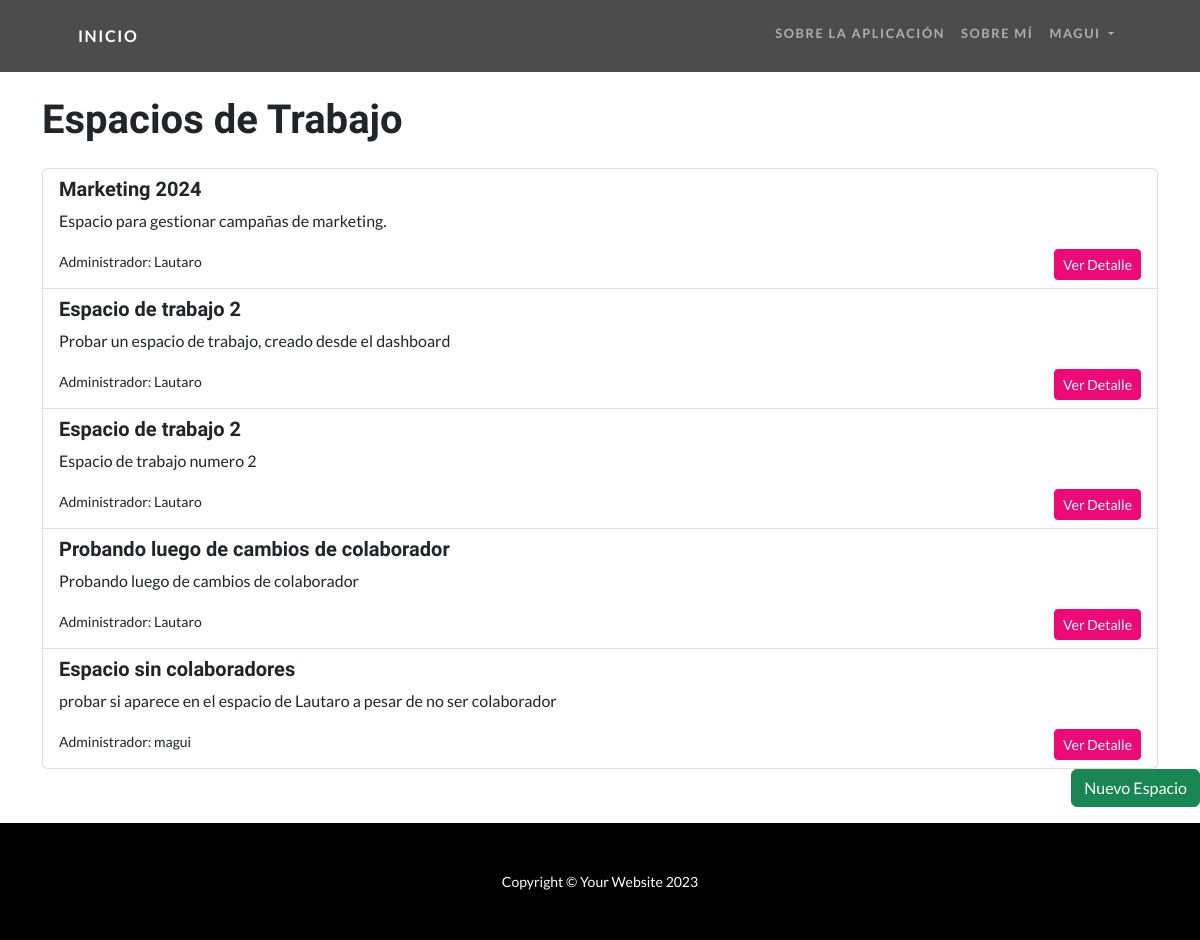
Page /dashboard/ (signed in) on the committed database.
### App/models.py (models this page shows, shortened)
class EspacioTrabajo(models.Model):
    nombre = models.CharField(max_length=100, verbose_name="Nombre del Espacio")
    descripcion = models.TextField(blank=True, null=True, verbose_name="Descripción")
    administrador = models.ForeignKey(User, on_delete=models.CASCADE, related_name='espacios_administrados')
    colaboradores = models.ManyToManyField(User, related_name='espacios_colaborados', blank=True)

### App/views.py (the view)
# urls.py: path('dashboard/', DashboardView.as_view(), name='dashboard'),
class DashboardView(LoginRequiredMixin, ListView):
    model = EspacioTrabajo
    template_name = "app/dashboard.html"
    context_object_name = "espacios"
    def get_queryset(self):
        usuario = self.request.user
        return EspacioTrabajo.objects.filter(
            Q(administrador=usuario) | Q(colaboradores=usuario)
        ).distinct()

### App/templates/App/dashboard.html (shortened to what this page needs)
{% extends 'App/base.html' %}
{% block main %}
<div class="container mt-5 pt-5">
    <h1 class="mb-4">Espacios de Trabajo</h1>
    <ul class="list-group">
        {% for espacio in espacios %}
        <li class="list-group-item">
            <h5>{{ espacio.nombre }}</h5>
            <p>{{ espacio.descripcion }}</p>
            <small>Administrador: {{ espacio.administrador.username }}</small>
            <a href="{% url 'espacio_detalle' espacio.id %}" class="btn btn-primary btn-sm float-end">Ver Detalle</a>
        </li>
        {% endfor %}
    </ul>
</div>
<div class="text-end mb-3">
    <a href="{% url 'crear_espacio' %}" class="btn btn-success">Nuevo Espacio</a>
</div>
{% endblock main %}

### App/templates/App/base.html (shortened to what this page needs)
<!DOCTYPE html>
{% load static %}
<html lang="en">
    <head>
        <link href="{% static 'App/css/styles.css' %}" rel="stylesheet" />
    </head>
    <body id="page-top">
        <nav class="navbar navbar-expand-lg navbar-dark navbar-custom fixed-top">
            <div class="container px-5">
                <a class="navbar-brand" href="/">Inicio</a>
                <div class="collapse navbar-collapse" id="navbarResponsive">
                    <ul class="navbar-nav ms-auto">
                        <li class="nav-item"><a class="nav-link" href="{% url 'sobre_aplicacion' %}">Sobre la aplicación</a></li>
                        <li class="nav-item"><a class="nav-link" href="{% url 'sobre_mi' %}">Sobre mí</a></li>
                        {% if user.is_authenticated %}
                            <li class="nav-item dropdown">
                                <a class="nav-link dropdown-toggle" href="#" id="userDropdown" role="button" data-bs-toggle="dropdown" aria-expanded="false">
                                    {{ user.username }}
                                </a>
                            </li>
                        {% endif %}
                    </ul>
                </div>
            </div>
        </nav>
        {% block main %}
        {% endblock main %}
        <footer class="py-5 bg-black">
            <div class="container px-5"><p class="m-0 text-center text-white small">Copyright &copy; Your Website 2023</p></div>
        </footer>
    </body>
</html>

### rows in the picture
EspacioTrabajo: nombre "Marketing 2024", descripcion "Espacio para gestionar campañas de marketing.", administrador.username "Lautaro"
EspacioTrabajo: nombre "Espacio de trabajo 2", descripcion "Probar un espacio de trabajo, creado desde el dashboard", administrador.username "Lautaro"
EspacioTrabajo: nombre "Espacio de trabajo 2", descripcion "Espacio de trabajo numero 2", administrador.username "Lautaro"
EspacioTrabajo: nombre "Probando luego de cambios de colaborador", descripcion "Probando luego de cambios de colaborador", administrador.username "Lautaro"
EspacioTrabajo: nombre "Espacio sin colaboradores", descripcion "probar si aparece en el espacio de Lautaro a pesar de no ser colaborador", administrador.username "magui"

### other values in the picture
{{ user.username }} "MAGUI"
